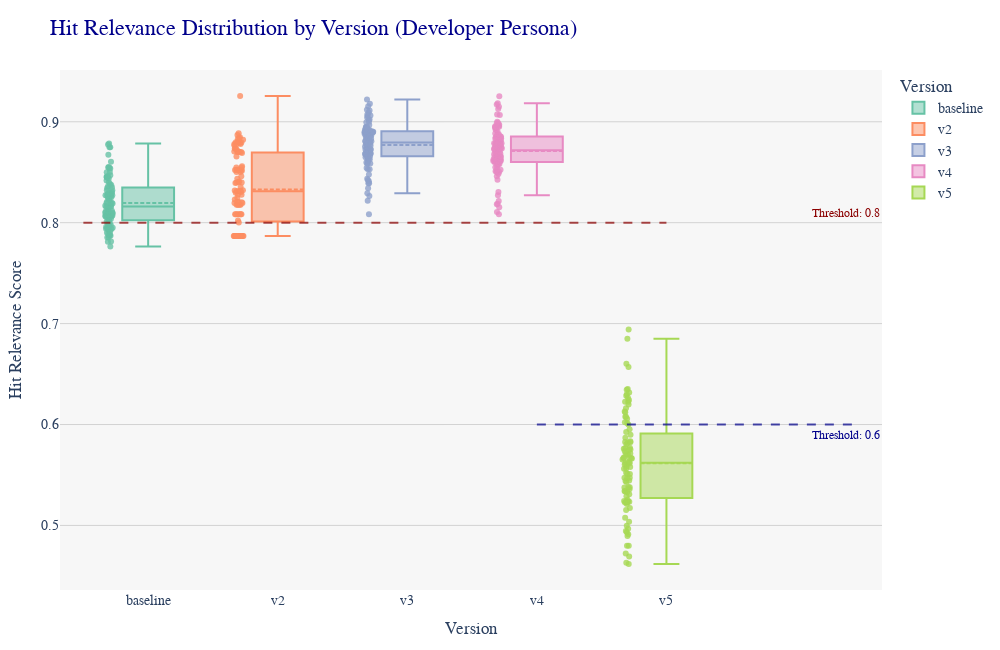

The code cell stored with this chart in its notebook:
### Markdown cell above
#### Box Plot: Developer Persona all versions

### Code cell
# Dataframes for Developer Persona 
dataframes_developer = {
    "baseline": Test_Results_2024052802_Baseline,
    "v2": test_output_v2_developer_2024_09_03_12_10_22,
    "v3": test_output_v3_developer_2024_0,
    "v4": test_output_v4_developer_2024_09_28_21_45_10,
    "v5": test_output_v5_businessanalyst_2024_10_07_17_55_42
}

# Combine data for easier plotting
all_data_developer = []
for version, df in dataframes_developer.items():
    df['version'] = version  # Add a column for version
    all_data_developer.append(df[['Column1.hit', 'Column1.hitRelevance', 'version']])

# Concatenate all data into a single DataFrame
combined_df_developer = pd.concat(all_data_developer)

# Convert hit column to binary values (1 if hit, 0 if not) based on a threshold of 0.75
combined_df_developer['hit_binary'] = combined_df_developer['Column1.hitRelevance'].apply(lambda x: 1 if x >= 0.75 else 0)

# Create a box plot for Developer Persona
fig_developer = px.box(combined_df_developer, 
                       x='version', 
                       y='Column1.hitRelevance', 
                       points='all',
                       title='Hit Relevance Distribution by Version (Developer Persona)',
                       labels={'Column1.hitRelevance': 'Hit Relevance Score', 'version': 'Version'},
                       color='version',  
                       color_discrete_sequence=px.colors.qualitative.Set2)

# Customize box plot aesthetics
fig_developer.update_traces(
    boxmean=True,
    jitter=0.2,
    pointpos=-1.5,
    marker=dict(size=6, opacity=0.8),
    width=0.4
)

# Add horizontal lines for thresholds
fig_developer.add_shape(
    type="line", line_color="darkred", line_width=2, opacity=0.7, 
    x0=-0.5, x1=4, y0=threshold_baseline_to_v4, y1=threshold_baseline_to_v4, 
    line_dash="dash"
)
fig_developer.add_shape(
    type="line", line_color="darkblue", line_width=2, opacity=0.7, 
    x0=3, x1=5.5, y0=threshold_v5, y1=threshold_v5,
    line_dash="dash"
)

# Move the threshold text annotations to the right
fig_developer.add_annotation(
    x=5, y=threshold_baseline_to_v4,
    text="Threshold: 0.8", showarrow=False, xshift=50, yshift=10,
    font=dict(size=12, color="darkred")
)
fig_developer.add_annotation(
    x=5, y=threshold_v5,
    text="Threshold: 0.6", showarrow=False, xshift=50, yshift=-10,
    font=dict(size=12, color="darkblue")
)

# Adjust layout
fig_developer.update_layout(
    xaxis_title='Version',
    yaxis_title='Hit Relevance Score',
    legend_title_text='Version',
    font=dict(size=14, family='Arial'),
    plot_bgcolor='#f7f7f7',
    title_font=dict(size=22, family='Times New Roman', color='darkblue'),
    width=1000,
    height=650,
    margin=dict(t=70, l=60, r=40, b=60),
    boxmode='group',
    showlegend=True,  
    yaxis=dict(showgrid=True, gridcolor='lightgray'),
    bargap=0.15,
    hovermode="closest"
)

# Update hover template
fig_developer.update_traces(
    hovertemplate="<b>Version</b>: %{x}<br><b>Hit Relevance</b>: %{y}<br><b>Hit Binary</b>: %{customdata}"
)

# Display the figure
fig_developer.show()

### Figure 1 — Plotly figure (JSON) as saved in the notebook; plotly's stock layout.template omitted (floating-point values rounded to 4 significant figures)
{"data": [{"alignmentgroup": "True", "boxmean": true, "boxpoints": "all", "hovertemplate": "<b>Version</b>: %{x}<br><b>Hit Relevance</b>: %{y}<br><b>Hit Binary</b>: %{customdata}", "jitter": 0.2, "legendgroup": "baseline", "marker": {"color": "rgb(102,194,165)", "opacity": 0.8, "size": 6}, "name": "baseline", "notched": false, "offsetgroup": "baseline", "orientation": "v", "pointpos": -1.5, "showlegend": true, "type": "box", "width": 0.4, "x": ["baseline", "baseline", "baseline", "baseline", "baseline", "baseline", "baseline", "baseline", "baseline", "baseline", "baseline", "baseline", "baseline", "baseline", "baseline", "baseline", "baseline", "baseline", "baseline", "baseline", "baseline", "baseline", "baseline", "baseline", "baseline", "baseline", "baseline", "baseline", "baseline", "baseline", "baseline", "baseline", "baseline", "baseline", "baseline", "baseline", "baseline", "baseline", "baseline", "baseline", "baseline", "baseline", "baseline", "baseline", "baseline", "baseline", "baseline", "baseline", "baseline", "baseline", "baseline", "baseline", "baseline", "baseline", "baseline", "baseline", "baseline", "baseline", "baseline", "baseline", "baseline", "baseline", "baseline", "baseline", "baseline", "baseline", "baseline", "baseline", "baseline", "baseline", "baseline", "baseline", "baseline", "baseline", "baseline", "baseline", "baseline", "baseline", "baseline", "baseline", "baseline", "baseline", "baseline", "baseline", "baseline", "baseline", "baseline", "baseline", "baseline", "baseline", "baseline", "baseline", "baseline", "baseline", "baseline", "baseline", "baseline", "baseline", "baseline"], "x0": " ", "xaxis": "x", "y": [0.8784, 0.8775, 0.8747, 0.8746, 0.8672, 0.8603, 0.8551, 0.8547, 0.8545, 0.8537, 0.8501, 0.85, 0.847, 0.8463, 0.8455, 0.8454, 0.8451, 0.8451, 0.844, 0.8417, 0.84, 0.8382, 0.8374, 0.8361, 0.8352, 0.8344, 0.8322, 0.8322, 0.8302, 0.8295, 0.8289, 0.8288, 0.8284, 0.8273, 0.8271, 0.827, 0.8266, 0.8253, 0.8248, 0.8243, 0.8229, 0.8206, 0.8199, 0.8196, 0.8195, 0.8189, 0.8168, 0.8165, 0.816, 0.8159, 0.8158, 0.8155, 0.8141, 0.8117, 0.8115, 0.8112, 0.8109, 0.8105, 0.8102, 0.81, 0.8093, 0.8079, 0.8078, 0.8078, 0.8077, 0.8076, 0.8072, 0.8068, 0.8061, 0.806, 0.806, 0.8049, 0.8037, 0.8026, 0.8023, 0.8013, 0.8005, 0.7994, 0.7978, 0.7977, 0.7971, 0.796, 0.7959, 0.7949, 0.7945, 0.794, 0.7937, 0.7933, 0.7918, 0.7901, 0.7889, 0.7883, 0.7872, 0.787, 0.7856, 0.7854, 0.7813, 0.781, 0.7763], "y0": " ", "yaxis": "y"}, {"alignmentgroup": "True", "boxmean": true, "boxpoints": "all", "hovertemplate": "<b>Version</b>: %{x}<br><b>Hit Relevance</b>: %{y}<br><b>Hit Binary</b>: %{customdata}", "jitter": 0.2, "legendgroup": "v2", "marker": {"color": "rgb(252,141,98)", "opacity": 0.8, "size": 6}, "name": "v2", "notched": false, "offsetgroup": "v2", "orientation": "v", "pointpos": -1.5, "showlegend": true, "type": "box", "width": 0.4, "x": ["v2", "v2", "v2", "v2", "v2", "v2", "v2", "v2", "v2", "v2", "v2", "v2", "v2", "v2", "v2", "v2", "v2", "v2", "v2", "v2", "v2", "v2", "v2", "v2", "v2", "v2", "v2", "v2", "v2", "v2", "v2", "v2", "v2", "v2", "v2", "v2", "v2", "v2", "v2", "v2", "v2", "v2", "v2", "v2", "v2", "v2", "v2", "v2", "v2", "v2", "v2", "v2", "v2", "v2", "v2", "v2", "v2", "v2", "v2", "v2", "v2", "v2", "v2", "v2", "v2", "v2", "v2", "v2", "v2", "v2", "v2", "v2", "v2", "v2", "v2", "v2", "v2", "v2", "v2", "v2", "v2", "v2", "v2", "v2", "v2", "v2", "v2", "v2", "v2", "v2", "v2", "v2", "v2", "v2", "v2", "v2", "v2", "v2", "v2", "v2"], "x0": " ", "xaxis": "x", "y": [0.8848, 0.9255, 0.883, 0.8869, 0.88, 0.8838, 0.8791, 0.8886, 0.8689, 0.8409, 0.8768, 0.8393, 0.8403, 0.8354, 0.7869, 0.7869, 0.8276, 0.8511, 0.8655, 0.856, 0.8305, 0.7869, 0.7869, 0.8461, 0.8822, 0.8546, 0.8707, 0.8084, 0.8002, 0.7869, 0.7869, 0.7869, 0.8501, 0.7869, 0.87, 0.8311, 0.8522, 0.7869, 0.8736, 0.8084, 0.8296, 0.8179, 0.8524, 0.8204, 0.832, 0.7869, 0.8779, 0.7869, 0.8022, 0.7869, 0.8797, 0.8084, 0.8435, 0.8179, 0.8706, 0.8229, 0.8313, 0.7869, 0.87, 0.7869, 0.8316, 0.7869, 0.8736, 0.8084, 0.8547, 0.8179, 0.8524, 0.8195, 0.8524, 0.7869, 0.8779, 0.7869, 0.8398, 0.7869, 0.8795, 0.8084, 0.8279, 0.8179, 0.8706, 0.8195, 0.8244, 0.7869, 0.87, 0.7869, 0.8202, 0.7869, 0.8736, 0.8084, 0.8319, 0.8179, 0.8524, 0.8204, 0.8501, 0.7869, 0.8779, 0.7869, 0.8398, 0.7869, 0.8795, 0.8084], "y0": " ", "yaxis": "y"}, {"alignmentgroup": "True", "boxmean": true, "boxpoints": "all", "hovertemplate": "<b>Version</b>: %{x}<br><b>Hit Relevance</b>: %{y}<br><b>Hit Binary</b>: %{customdata}", "jitter": 0.2, "legendgroup": "v3", "marker": {"color": "rgb(141,160,203)", "opacity": 0.8, "size": 6}, "name": "v3", "notched": false, "offsetgroup": "v3", "orientation": "v", "pointpos": -1.5, "showlegend": true, "type": "box", "width": 0.4, "x": ["v3", "v3", "v3", "v3", "v3", "v3", "v3", "v3", "v3", "v3", "v3", "v3", "v3", "v3", "v3", "v3", "v3", "v3", "v3", "v3", "v3", "v3", "v3", "v3", "v3", "v3", "v3", "v3", "v3", "v3", "v3", "v3", "v3", "v3", "v3", "v3", "v3", "v3", "v3", "v3", "v3", "v3", "v3", "v3", "v3", "v3", "v3", "v3", "v3", "v3", "v3", "v3", "v3", "v3", "v3", "v3", "v3", "v3", "v3", "v3", "v3", "v3", "v3", "v3", "v3", "v3", "v3", "v3", "v3", "v3", "v3", "v3", "v3", "v3", "v3", "v3", "v3", "v3", "v3", "v3", "v3", "v3", "v3", "v3", "v3", "v3", "v3", "v3", "v3", "v3", "v3", "v3", "v3", "v3", "v3", "v3", "v3", "v3", "v3", "v3", "v3"], "x0": " ", "xaxis": "x", "y": [0.8084, 0.9153, 0.9221, 0.892, 0.8646, 0.8684, 0.8411, 0.8932, 0.8714, 0.8753, 0.8833, 0.9073, 0.9042, 0.8593, 0.9178, 0.9058, 0.8999, 0.8596, 0.8863, 0.8779, 0.89, 0.8341, 0.8806, 0.8949, 0.9022, 0.8948, 0.8969, 0.8995, 0.8845, 0.8216, 0.8621, 0.9092, 0.8392, 0.853, 0.8858, 0.8435, 0.8477, 0.8292, 0.8898, 0.8896, 0.8582, 0.8891, 0.8951, 0.8886, 0.8867, 0.8886, 0.8896, 0.8865, 0.8849, 0.8777, 0.8745, 0.8688, 0.8722, 0.9119, 0.88, 0.8877, 0.8775, 0.9022, 0.8806, 0.8671, 0.9113, 0.8919, 0.8614, 0.8942, 0.8716, 0.8906, 0.8896, 0.8529, 0.9061, 0.8661, 0.8744, 0.8852, 0.8697, 0.8632, 0.8888, 0.865, 0.8587, 0.8766, 0.8788, 0.87, 0.8755, 0.8628, 0.8794, 0.8809, 0.8661, 0.8265, 0.8648, 0.881, 0.8705, 0.8423, 0.8924, 0.8541, 0.873, 0.8392, 0.8725, 0.8907, 0.8682, 0.868, 0.8841, 0.8664, 0.8919], "y0": " ", "yaxis": "y"}, {"alignmentgroup": "True", "boxmean": true, "boxpoints": "all", "hovertemplate": "<b>Version</b>: %{x}<br><b>Hit Relevance</b>: %{y}<br><b>Hit Binary</b>: %{customdata}", "jitter": 0.2, "legendgroup": "v4", "marker": {"color": "rgb(231,138,195)", "opacity": 0.8, "size": 6}, "name": "v4", "notched": false, "offsetgroup": "v4", "orientation": "v", "pointpos": -1.5, "showlegend": true, "type": "box", "width": 0.4, "x": ["v4", "v4", "v4", "v4", "v4", "v4", "v4", "v4", "v4", "v4", "v4", "v4", "v4", "v4", "v4", "v4", "v4", "v4", "v4", "v4", "v4", "v4", "v4", "v4", "v4", "v4", "v4", "v4", "v4", "v4", "v4", "v4", "v4", "v4", "v4", "v4", "v4", "v4", "v4", "v4", "v4", "v4", "v4", "v4", "v4", "v4", "v4", "v4", "v4", "v4", "v4", "v4", "v4", "v4", "v4", "v4", "v4", "v4", "v4", "v4", "v4", "v4", "v4", "v4", "v4", "v4", "v4", "v4", "v4", "v4", "v4", "v4", "v4", "v4", "v4", "v4", "v4", "v4", "v4", "v4", "v4", "v4", "v4", "v4", "v4", "v4", "v4", "v4", "v4", "v4", "v4", "v4", "v4", "v4", "v4", "v4", "v4", "v4", "v4", "v4"], "x0": " ", "xaxis": "x", "y": [0.9125, 0.917, 0.8876, 0.8614, 0.8721, 0.8304, 0.9183, 0.87, 0.9254, 0.8584, 0.8999, 0.8588, 0.8215, 0.8106, 0.8084, 0.8987, 0.8634, 0.8525, 0.9073, 0.895, 0.8793, 0.8526, 0.8684, 0.8728, 0.8577, 0.8626, 0.8989, 0.868, 0.8689, 0.8781, 0.8678, 0.8852, 0.9067, 0.8941, 0.9148, 0.875, 0.8789, 0.8782, 0.8836, 0.8957, 0.8858, 0.8844, 0.8946, 0.8634, 0.8548, 0.8483, 0.8923, 0.8651, 0.8612, 0.8875, 0.8955, 0.8926, 0.8503, 0.8188, 0.8183, 0.8799, 0.8154, 0.8272, 0.8627, 0.8668, 0.8556, 0.8747, 0.8775, 0.8904, 0.8607, 0.877, 0.8703, 0.8713, 0.8651, 0.8596, 0.8788, 0.8496, 0.8883, 0.8833, 0.8459, 0.8971, 0.8609, 0.8425, 0.8581, 0.8511, 0.8603, 0.8509, 0.8659, 0.8637, 0.8817, 0.8737, 0.8788, 0.8752, 0.8739, 0.8856, 0.8671, 0.8798, 0.8602, 0.8647, 0.8631, 0.8734, 0.8728, 0.8766, 0.8948, 0.8612], "y0": " ", "yaxis": "y"}, {"alignmentgroup": "True", "boxmean": true, "boxpoints": "all", "hovertemplate": "<b>Version</b>: %{x}<br><b>Hit Relevance</b>: %{y}<br><b>Hit Binary</b>: %{customdata}", "jitter": 0.2, "legendgroup": "v5", "marker": {"color": "rgb(166,216,84)", "opacity": 0.8, "size": 6}, "name": "v5", "notched": false, "offsetgroup": "v5", "orientation": "v", "pointpos": -1.5, "showlegend": true, "type": "box", "width": 0.4, "x": ["v5", "v5", "v5", "v5", "v5", "v5", "v5", "v5", "v5", "v5", "v5", "v5", "v5", "v5", "v5", "v5", "v5", "v5", "v5", "v5", "v5", "v5", "v5", "v5", "v5", "v5", "v5", "v5", "v5", "v5", "v5", "v5", "v5", "v5", "v5", "v5", "v5", "v5", "v5", "v5", "v5", "v5", "v5", "v5", "v5", "v5", "v5", "v5", "v5", "v5", "v5", "v5", "v5", "v5", "v5", "v5", "v5", "v5", "v5", "v5", "v5", "v5", "v5", "v5", "v5", "v5", "v5", "v5", "v5", "v5", "v5", "v5", "v5", "v5", "v5", "v5", "v5", "v5", "v5", "v5", "v5", "v5", "v5", "v5", "v5", "v5", "v5", "v5", "v5", "v5", "v5", "v5", "v5", "v5", "v5", "v5", "v5", "v5", "v5", "v5"], "x0": " ", "xaxis": "x", "y": [0.5627, 0.538, 0.5511, 0.5238, 0.5627, 0.5736, 0.5703, 0.6001, 0.5564, 0.5669, 0.4631, 0.543, 0.4721, 0.6344, 0.4932, 0.5152, 0.534, 0.5825, 0.6225, 0.6242, 0.4798, 0.4692, 0.5255, 0.5337, 0.5522, 0.6199, 0.613, 0.4945, 0.6058, 0.5819, 0.5444, 0.5669, 0.5561, 0.5954, 0.5753, 0.6266, 0.4799, 0.6022, 0.5767, 0.5077, 0.6571, 0.4967, 0.5702, 0.4998, 0.5712, 0.4914, 0.5617, 0.5228, 0.5358, 0.6941, 0.5925, 0.5585, 0.6121, 0.6286, 0.5869, 0.5469, 0.5234, 0.6224, 0.5899, 0.4896, 0.5472, 0.5807, 0.5833, 0.5036, 0.5377, 0.6299, 0.6015, 0.5381, 0.5309, 0.5759, 0.5441, 0.5238, 0.5711, 0.6317, 0.5672, 0.5664, 0.5242, 0.6161, 0.4618, 0.5332, 0.5578, 0.6077, 0.5826, 0.5668, 0.5509, 0.577, 0.5753, 0.5228, 0.6077, 0.6851, 0.5213, 0.5605, 0.5234, 0.6601, 0.5617, 0.5473, 0.529, 0.6353, 0.5654, 0.5172], "y0": " ", "yaxis": "y"}], "layout": {"annotations": [{"font": {"color": "darkred", "size": 12}, "showarrow": false, "text": "Threshold: 0.8", "x": 5, "xshift": 50, "y": 0.8, "yshift": 10}, {"font": {"color": "darkblue", "size": 12}, "showarrow": false, "text": "Threshold: 0.6", "x": 5, "xshift": 50, "y": 0.6, "yshift": -10}], "bargap": 0.15, "boxmode": "group", "font": {"family": "Arial", "size": 14}, "height": 650, "hovermode": "closest", "legend": {"title": {"text": "Version"}, "tracegroupgap": 0}, "margin": {"b": 60, "l": 60, "r": 40, "t": 70}, "plot_bgcolor": "#f7f7f7", "shapes": [{"line": {"color": "darkred", "dash": "dash", "width": 2}, "opacity": 0.7, "type": "line", "x0": -0.5, "x1": 4, "y0": 0.8, "y1": 0.8}, {"line": {"color": "darkblue", "dash": "dash", "width": 2}, "opacity": 0.7, "type": "line", "x0": 3, "x1": 5.5, "y0": 0.6, "y1": 0.6}], "showlegend": true, "title": {"font": {"color": "darkblue", "family": "Times New Roman", "size": 22}, "text": "Hit Relevance Distribution by Version (Developer Persona)"}, "width": 1000, "xaxis": {"anchor": "y", "categoryarray": ["baseline", "v2", "v3", "v4", "v5"], "categoryorder": "array", "domain": [0, 1], "title": {"text": "Version"}}, "yaxis": {"anchor": "x", "domain": [0, 1], "gridcolor": "lightgray", "showgrid": true, "title": {"text": "Hit Relevance Score"}}}}
